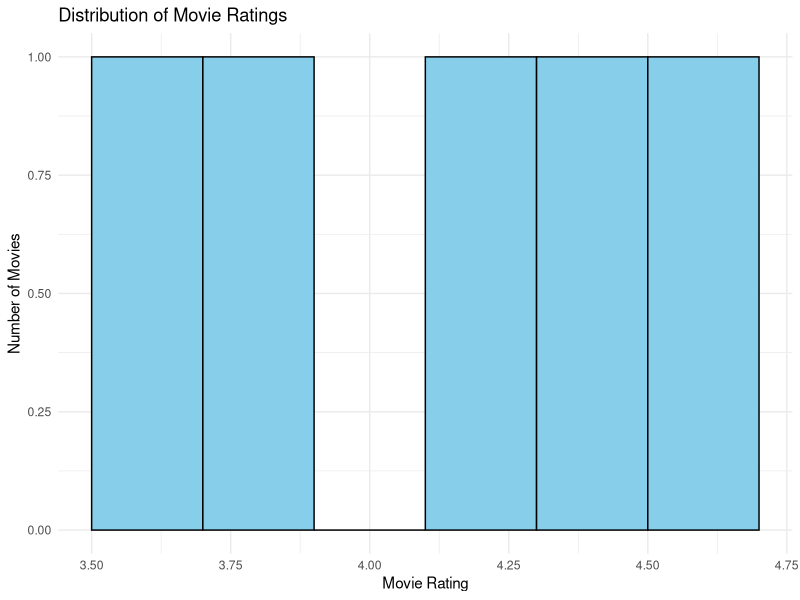
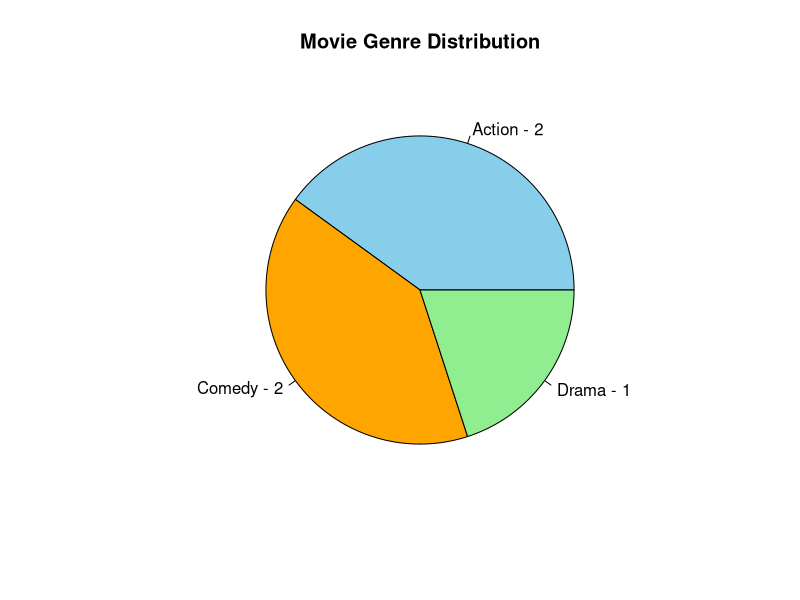
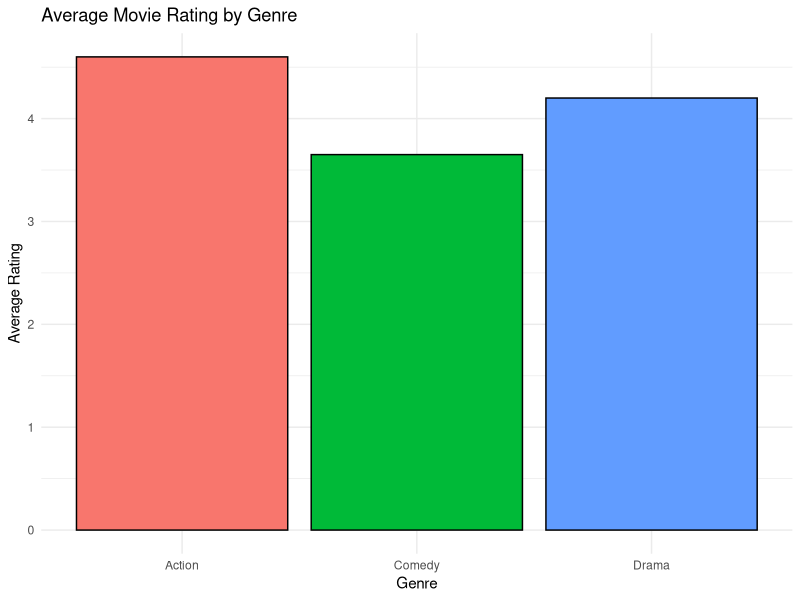
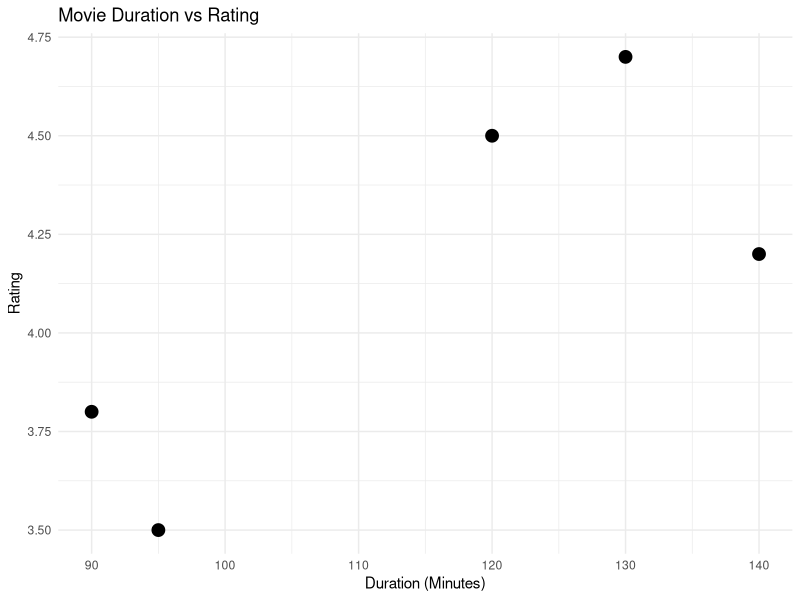

Recreate these plots in R, in order.
# ============================================================
# SET 21 - MOVIE RATINGS ANALYSIS
# ============================================================

# Load ggplot2
library(ggplot2)


# ============================================================
# CREATE DATASET
# ============================================================

movie_data <- data.frame(
  Movie_ID = c(1, 2, 3, 4, 5),
  Genre = c("Action", "Comedy", "Drama", "Action", "Comedy"),
  Rating = c(4.5, 3.8, 4.2, 4.7, 3.5),
  Duration = c(120, 90, 140, 130, 95)
)

# Display dataset
print(movie_data)


# ============================================================
# QUESTION 1
# HISTOGRAM OF MOVIE RATINGS
# ============================================================

ggplot(
  movie_data,
  aes(x = Rating)
) +
  geom_histogram(
    binwidth = 0.2,
    fill = "skyblue",
    color = "black"
  ) +
  labs(
    title = "Distribution of Movie Ratings",
    x = "Movie Rating",
    y = "Number of Movies"
  ) +
  theme_minimal()


# ============================================================
# QUESTION 2
# PIE CHART SHOWING GENRE DISTRIBUTION
# ============================================================

genre_count <- table(movie_data$Genre)

pie(
  genre_count,
  labels = paste(
    names(genre_count),
    genre_count,
    sep = " - "
  ),
  main = "Movie Genre Distribution",
  col = c("skyblue", "orange", "lightgreen")
)


# ============================================================
# QUESTION 3
# BAR CHART OF AVERAGE RATINGS BY GENRE
# ============================================================

average_rating <- aggregate(
  Rating ~ Genre,
  data = movie_data,
  FUN = mean
)

print(average_rating)


ggplot(
  average_rating,
  aes(
    x = Genre,
    y = Rating,
    fill = Genre
  )
) +
  geom_bar(
    stat = "identity",
    color = "black"
  ) +
  labs(
    title = "Average Movie Rating by Genre",
    x = "Genre",
    y = "Average Rating"
  ) +
  theme_minimal() +
  theme(
    legend.position = "none"
  )


# ============================================================
# QUESTION 4
# SCATTER PLOT OF DURATION VS RATING
# ============================================================

ggplot(
  movie_data,
  aes(
    x = Duration,
    y = Rating
  )
) +
  geom_point(
    size = 4
  ) +
  labs(
    title = "Movie Duration vs Rating",
    x = "Duration (Minutes)",
    y = "Rating"
  ) +
  theme_minimal()
